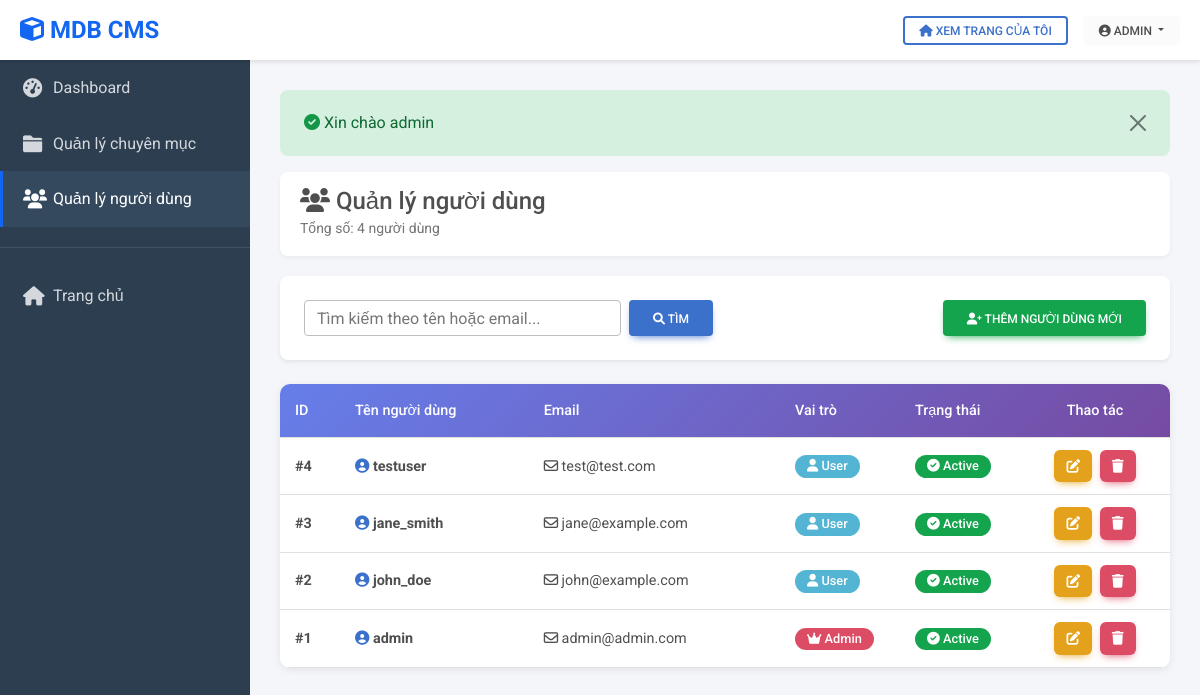
/users.php (signed in), run on the app's committed database.
### tables this page shows
CREATE TABLE users (
  id INT AUTO_INCREMENT PRIMARY KEY,
  username VARCHAR(50) NOT NULL UNIQUE,
  email VARCHAR(100) NOT NULL UNIQUE,
  password VARCHAR(100) NOT NULL,
  role VARCHAR(20) NOT NULL DEFAULT 'user',
  active TINYINT(1) NOT NULL DEFAULT 1,
  created_at DATETIME DEFAULT CURRENT_TIMESTAMP,
  updated_at DATETIME DEFAULT CURRENT_TIMESTAMP ON UPDATE CURRENT_TIMESTAMP,
  
  INDEX idx_email (email),
  INDEX idx_role (role),
  INDEX idx_active (active)
);

### support/View.php (called while the page is built, shortened)
<?php
class View
{
    public static function renderAdmin($template, $data = [])
    {
        $viewPath = __DIR__ . '/../views/' . $template . '.php';
        extract($data);
        require __DIR__ . '/../views/layout/admin_header.php';
        require $viewPath;
        require __DIR__ . '/../views/layout/admin_footer.php';
    }
}

### controllers/BaseController.php (called while the page is built, shortened)
<?php
abstract class BaseController
{
    protected function renderAdmin($template, $data = [])
    {
        View::renderAdmin($template, $data);
    }
}

### controllers/UserController.php (called while the page is built, shortened)
<?php
class UserController extends BaseController
{
    private $users;
    public function __construct($pdo)
    {
        $this->users = new User($pdo);
    }
    public function index($query = [])
    {
        $page = isset($query['page']) ? max(1, (int) $query['page']) : 1;
        $search = $query['search'] ?? '';
        if (!empty($search)) {
            $data = $this->users->search(trim($search), $page, 20);
        } else {
            $data = $this->users->paginate($page, 20);
        }
        $this->renderAdmin('users/index', [
            'pageTitle' => 'Quản lý người dùng',
            'data' => $data,
            'search' => $search,
        ]);
    }
}

### public/users.php (called while the page is built, shortened)
<?php
require __DIR__ . '/../config/app.php';
$controller = new UserController($pdo);
$controller->index($_GET);

### support/Auth.php (called while the page is built, shortened)
<?php
class Auth
{
    public static function user()
    {
        return $_SESSION['user'] ?? null;
    }
    public static function isAdmin()
    {
        $user = self::user();
        return $user && ($user['role'] ?? 'user') === 'admin';
    }
}

### models/User.php (called while the page is built, shortened)
<?php
class User
{
    private $pdo;
    public function __construct($pdo)
    {
        $this->pdo = $pdo;
    }
    public function paginate($page = 1, $limit = 10)
    {
        $offset = max(0, ($page - 1) * $limit);
        $countStmt = $this->pdo->query('SELECT COUNT(*) AS total FROM users');
        $total = (int) ($countStmt->fetch()['total'] ?? 0);
        $stmt = $this->pdo->prepare(
            'SELECT * FROM users ORDER BY id DESC LIMIT :limit OFFSET :offset'
        );
        $stmt->bindValue(':limit', $limit, PDO::PARAM_INT);
        $stmt->bindValue(':offset', $offset, PDO::PARAM_INT);
        $stmt->execute();
        return [
            'users' => $stmt->fetchAll(),
            'total' => $total,
            'page' => $page,
            'pages' => max(1, (int) ceil($total / $limit)),
        ];
    }
}

### config/app.php (called while the page is built, shortened)
<?php
spl_autoload_register(function ($class) {
    $prefix = 'App\\';
    $baseDir = __DIR__ . '/../';
    $len = strlen($prefix);
    $relativeClass = substr($class, $len);
    $file = $baseDir . str_replace('\\', '/', $relativeClass) . '.php';
});

### support/Flash.php (called while the page is built, shortened)
<?php
class Flash
{
    public static function consume()
    {
        $message = $_SESSION['flash'];
        return $message;
    }
}

### views/users/index.php (the view, shortened to what this page needs)
<?php
$users = $data['users'] ?? [];
$total = $data['total'] ?? 0;
$search = $data['keyword'] ?? $_GET['search'] ?? '';
?>
<div class="admin-breadcrumb">
    <h4 class="mb-0"><i class="fas fa-users"></i> Quản lý người dùng</h4>
    <small class="text-muted">
        <?php if (!empty($search)): ?>
            Tìm thấy <?php echo $total; ?> kết quả cho "<?php echo htmlspecialchars($search); ?>"
        <?php else: ?>
            Tổng số: <?php echo $total; ?> người dùng
        <?php endif; ?>
    </small>
</div>
<div class="card shadow-sm mb-4">
    <div class="card-body">
        <div class="row align-items-center">
            <div class="col-md-6">
                <form class="d-flex gap-2" method="get">
                    <input type="text"
                           name="search"
                           class="form-control"
                           placeholder="Tìm kiếm theo tên hoặc email..."
                           value="<?php echo htmlspecialchars($search); ?>">
                    <button class="btn btn-primary" type="submit" style="white-space: nowrap;">
                        <i class="fas fa-search"></i> Tìm
                    </button>
                </form>
            </div>
            <div class="col-md-6 text-end">
                <?php
                if (Auth::isAdmin()):
                ?>
                    <a href="users_add.php" class="btn btn-success">
                        <i class="fas fa-user-plus"></i> Thêm người dùng mới
                    </a>
                <?php endif; ?>
            </div>
        </div>
    </div>
</div>
<div class="admin-table">
    <?php if (empty($users)): ?>
        <div class="alert alert-info text-center" style="margin: 2rem;">
            <i class="fas fa-info-circle fa-2x mb-2"></i>
            <h5>
                <?php if (!empty($search)): ?>
                    Không tìm thấy người dùng nào với từ khóa "<?php echo htmlspecialchars($search); ?>"
                <?php else: ?>
                    Chưa có người dùng nào
                <?php endif; ?>
            </h5>
            <?php if (!empty($search)): ?>
                <a href="users.php" class="btn btn-primary mt-2">
                    <i class="fas fa-arrow-left"></i> Xem tất cả người dùng
                </a>
            <?php endif; ?>
        </div>
    <?php else: ?>
        <table class="table table-hover mb-0">
            <thead>
                <tr>
                    <th style="width: 60px;">ID</th>
                    <th>Tên người dùng</th>
                    <th>Email</th>
                    <th style="width: 120px;">Vai trò</th>
                    <th style="width: 120px;">Trạng thái</th>
                    <th style="width: 150px;" class="text-center">Thao tác</th>
                </tr>
            </thead>
            <tbody>
                <?php foreach ($users as $user): ?>
                    <tr>
                        <td><strong>#<?php echo $user['id']; ?></strong></td>
                        <td>
                            <i class="fas fa-user-circle text-primary"></i>
                            <strong><?php echo htmlspecialchars($user['username']); ?></strong>
                        </td>
                        <td>
                            <i class="far fa-envelope"></i>
                            <?php echo htmlspecialchars($user['email']); ?>
                        </td>
                        <td>
                            <?php if (($user['role'] ?? 'user') === 'admin'): ?>
                                <span class="badge bg-danger">
                                    <i class="fas fa-crown"></i> Admin
                                </span>
                            <?php else: ?>
                                <span class="badge bg-info">
                                    <i class="fas fa-user"></i> User
                                </span>
                            <?php endif; ?>
                        </td>
                        <td>
                            <?php if ($user['active']): ?>
                                <span class="badge bg-success">
                                    <i class="fas fa-check-circle"></i> Active
                                </span>
                            <?php else: ?>
                                <span class="badge bg-secondary">
                                    <i class="fas fa-ban"></i> Inactive
                                </span>
                            <?php endif; ?>
                        </td>
                        <td class="text-center">
                            <?php
                            if (Auth::isAdmin()):
                            ?>
                                <a href="users_edit.php?id=<?php echo $user['id']; ?>"
                                   class="btn btn-sm btn-warning btn-action"
                                   title="Sửa">
                                    <i class="fas fa-edit"></i>
                                </a>
                                <a href="users.php?delete=<?php echo $user['id']; ?>"
                                   class="btn btn-sm btn-danger btn-action"
                                   onclick="return confirmDelete('Bạn có chắc muốn xóa người dùng này?')"
                                   title="Xóa">
                                    <i class="fas fa-trash"></i>
                                </a>
                            <?php else: ?>
                                <span class="text-muted small">
                                    <i class="fas fa-lock"></i> Không có quyền
                                </span>
                            <?php endif; ?>
                        </td>
                    </tr>
                <?php endforeach; ?>
            </tbody>
        </table>
    <?php endif; ?>
</div>

### views/layout/admin_header.php (shortened to what this page needs)
<?php
$flash = Flash::consume();
$currentUser = Auth::user();
?>
<!DOCTYPE html>
<html lang="vi">
<head>
    <link rel="stylesheet" href="https://cdnjs.cloudflare.com/ajax/libs/font-awesome/6.0.0/css/all.min.css">
    <link rel="stylesheet" href="css/mdb.min.css">
</head>
<body>
    <div class="admin-header">
        <a href="dashboard.php" class="brand">
            <i class="fas fa-cube"></i> MDB CMS
        </a>
        <div class="user-menu">
            <a href="author.php?id=<?php echo $currentUser['id']; ?>" class="btn btn-sm btn-outline-primary">
                <i class="fas fa-home"></i> Xem trang của tôi
            </a>
            <div class="dropdown">
                <button class="btn btn-sm btn-light dropdown-toggle" type="button" id="userDropdown"
                    data-mdb-toggle="dropdown">
                    <i class="fas fa-user-circle"></i>
                    <?php echo htmlspecialchars($currentUser['username'] ?? 'Admin'); ?>
                </button>
            </div>
        </div>
    </div>
    <div class="admin-sidebar">
        <ul class="sidebar-menu">
            <li>
                <a href="dashboard.php"
                    class="<?php echo basename($_SERVER['PHP_SELF']) == 'dashboard.php' ? 'active' : ''; ?>">
                    <i class="fas fa-tachometer-alt"></i>
                    <span>Dashboard</span>
                </a>
            </li>
            <?php if (Auth::isAdmin()): ?>
                <li>
                    <a href="categories.php"
                        class="<?php echo in_array(basename($_SERVER['PHP_SELF']), ['categories.php', 'categories_add.php', 'categories_edit.php']) ? 'active' : ''; ?>">
                        <i class="fas fa-folder"></i>
                        <span>Quản lý chuyên mục</span>
                    </a>
                </li>
            <?php endif; ?>
            <?php
            if (Auth::isAdmin()):
                ?>
                <li>
                    <a href="users.php"
                        class="<?php echo in_array(basename($_SERVER['PHP_SELF']), ['users.php', 'users_add.php', 'users_edit.php']) ? 'active' : ''; ?>">
                        <i class="fas fa-users"></i>
                        <span>Quản lý người dùng</span>
                    </a>
                </li>
            <?php endif; ?>
            <li style="margin-top: 20px; border-top: 1px solid rgba(255,255,255,0.1); padding-top: 20px;">
                <a href="index.php">
                    <i class="fas fa-home"></i>
                    <span>Trang chủ</span>
                </a>
            </li>
        </ul>
    </div>
    <div class="admin-content">
        <?php if ($flash): ?>
            <div class="alert alert-<?php echo htmlspecialchars($flash['type']); ?> alert-dismissible fade show">
                <i class="fas fa-check-circle"></i> <?php echo htmlspecialchars($flash['message']); ?>
                <button type="button" class="btn-close" data-mdb-dismiss="alert"></button>
            </div>
        <?php endif; ?>

### views/layout/admin_header.php (style rules this page uses)
:root { --sidebar-width: 250px; --header-height: 60px; --primary-color: #1266f1; --sidebar-bg: #2c3e50; --sidebar-hover: #34495e; }
body { background: #f4f6f9; }
.admin-header { position: fixed; top: 0; left: 0; right: 0; height: var(--header-height); background: white; box-shadow: 0 2px 4px rgba(0, 0, 0, 0.1); z-index: 1000; display: flex; align-items: center; padding: 0 20px; }
.admin-header .brand { font-size: 1.5rem; font-weight: bold; color: var(--primary-color); text-decoration: none; margin-right: auto; }
.admin-header .user-menu { display: flex; align-items: center; gap: 15px; }
.admin-sidebar { position: fixed; top: var(--header-height); left: 0; width: var(--sidebar-width); height: calc(100vh - var(--header-height)); background: var(--sidebar-bg); color: white; overflow-y: auto; z-index: 999; transition: transform 0.3s; }
.sidebar-menu { list-style: none; padding: 0; margin: 0; }
.sidebar-menu li a { display: flex; align-items: center; padding: 15px 20px; color: rgba(255, 255, 255, 0.8); text-decoration: none; transition: all 0.3s; border-left: 3px solid transparent; }
.sidebar-menu li a:hover, .sidebar-menu li a.active { background: var(--sidebar-hover); color: white; border-left-color: var(--primary-color); }
.sidebar-menu li a i { width: 30px; font-size: 1.2rem; }
.admin-content { margin-left: var(--sidebar-width); margin-top: var(--header-height); padding: 30px; min-height: calc(100vh - var(--header-height)); }
.admin-breadcrumb { background: white; padding: 15px 20px; border-radius: 8px; margin-bottom: 20px; box-shadow: 0 2px 4px rgba(0, 0, 0, 0.05); }
.admin-table { background: white; border-radius: 10px; overflow: hidden; box-shadow: 0 2px 8px rgba(0, 0, 0, 0.08); }
.admin-table thead { background: linear-gradient(135deg, #667eea 0%, #764ba2 100%); color: white; }
.admin-table th { font-weight: 500; padding: 15px; }
.admin-table td { padding: 12px 15px; vertical-align: middle; }
.badge { padding: 5px 12px; border-radius: 20px; font-size: 0.8rem; font-weight: 500; }
.btn-action { padding: 6px 12px; font-size: 0.85rem; border-radius: 6px; margin: 0 2px; }

### data on the page
users: username "ADMIN", id "1", username "admin", email "admin@admin.com", role "admin" (drawn), active 1 (drawn)
users: id "4", username "testuser", email "test@test.com", role "user" (drawn), active 1 (drawn)
users: id "3", username "jane_smith", email "jane@example.com", role "user" (drawn), active 1 (drawn)
users: id "2", username "john_doe", email "john@example.com", role "user" (drawn), active 1 (drawn)

### other printed values
$flash['message'] "Xin chào admin"
